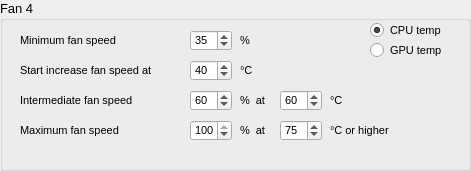
     <widget class="QGroupBox" name="groupBoxConfigFan4">
      <property name="geometry">
       <rect>
        <x>510</x>
        <y>20</y>
        <width>471</width>
        <height>171</height>
       </rect>
      </property>
      <property name="font">
       <font>
        <pointsize>10</pointsize>
        <weight>50</weight>
        <bold>false</bold>
       </font>
      </property>
      <property name="title">
       <string>Fan 4</string>
      </property>
      <property name="flat">
       <bool>false</bool>
      </property>
      <property name="checkable">
       <bool>false</bool>
      </property>
      <widget class="QLabel" name="label_47">
       <property name="geometry">
        <rect>
         <x>20</x>
         <y>30</y>
         <width>151</width>
         <height>21</height>
        </rect>
       </property>
       <property name="font">
        <font>
         <pointsize>8</pointsize>
        </font>
       </property>
       <property name="text">
        <string>Minimum fan speed</string>
       </property>
      </widget>
      <widget class="QSpinBox" name="spinBoxMinSpeedFan4">
       <property name="geometry">
        <rect>
         <x>190</x>
         <y>30</y>
         <width>42</width>
         <height>21</height>
        </rect>
       </property>
       <property name="font">
        <font>
         <pointsize>8</pointsize>
        </font>
       </property>
       <property name="maximum">
        <number>100</number>
       </property>
       <property name="singleStep">
        <number>1</number>
       </property>
       <property name="value">
        <number>35</number>
       </property>
      </widget>
      <widget class="QLabel" name="label_48">
       <property name="geometry">
        <rect>
         <x>20</x>
         <y>60</y>
         <width>241</width>
         <height>21</height>
        </rect>
       </property>
       <property name="font">
        <font>
         <pointsize>8</pointsize>
        </font>
       </property>
       <property name="text">
        <string>Start increase fan speed at </string>
       </property>
      </widget>
      <widget class="QSpinBox" name="spinBoxStartIncreaseSpeedFan4">
       <property name="geometry">
        <rect>
         <x>190</x>
         <y>60</y>
         <width>42</width>
         <height>21</height>
        </rect>
       </property>
       <property name="font">
        <font>
         <pointsize>8</pointsize>
        </font>
       </property>
       <property name="maximum">
        <number>100</number>
       </property>
       <property name="singleStep">
        <number>1</number>
       </property>
       <property name="value">
        <number>40</number>
       </property>
      </widget>
      <widget class="QLabel" name="label_49">
       <property name="geometry">
        <rect>
         <x>240</x>
         <y>90</y>
         <width>101</width>
         <height>21</height>
        </rect>
       </property>
       <property name="font">
        <font>
         <pointsize>8</pointsize>
        </font>
       </property>
       <property name="text">
        <string>%  at</string>
       </property>
      </widget>
      <widget class="QSpinBox" name="spinBoxIntermediateTempFan4">
       <property name="geometry">
        <rect>
         <x>280</x>
         <y>90</y>
         <width>42</width>
         <height>21</height>
        </rect>
       </property>
       <property name="font">
        <font>
         <pointsize>8</pointsize>
        </font>
       </property>
       <property name="maximum">
        <number>100</number>
       </property>
       <property name="singleStep">
        <number>1</number>
       </property>
       <property name="value">
        <number>60</number>
       </property>
      </widget>
      <widget class="QSpinBox" name="spinBoxIntermediateSpeedFan4">
       <property name="geometry">
        <rect>
         <x>190</x>
         <y>90</y>
         <width>42</width>
         <height>21</height>
        </rect>
       </property>
       <property name="font">
        <font>
         <pointsize>8</pointsize>
        </font>
       </property>
       <property name="maximum">
        <number>100</number>
       </property>
       <property name="singleStep">
        <number>1</number>
       </property>
       <property name="value">
        <number>60</number>
       </property>
      </widget>
      <widget class="QLabel" name="label_50">
       <property name="geometry">
        <rect>
         <x>20</x>
         <y>90</y>
         <width>151</width>
         <height>21</height>
        </rect>
       </property>
       <property name="font">
        <font>
         <pointsize>8</pointsize>
        </font>
       </property>
       <property name="text">
        <string>Intermediate fan speed </string>
       </property>
      </widget>
      <widget class="QLabel" name="label_51">
       <property name="geometry">
        <rect>
         <x>330</x>
         <y>90</y>
         <width>111</width>
         <height>21</height>
        </rect>
       </property>
       <property name="font">
        <font>
         <pointsize>8</pointsize>
        </font>
       </property>
       <property name="text">
        <string>°C</string>
       </property>
      </widget>
      <widget class="QLabel" name="label_52">
       <property name="geometry">
        <rect>
         <x>240</x>
         <y>60</y>
         <width>111</width>
         <height>21</height>
        </rect>
       </property>
       <property name="font">
        <font>
         <pointsize>8</pointsize>
        </font>
       </property>
       <property name="text">
        <string>°C</string>
       </property>
      </widget>
      <widget class="QLabel" name="label_53">
       <property name="geometry">
        <rect>
         <x>240</x>
         <y>30</y>
         <width>111</width>
         <height>21</height>
        </rect>
       </property>
       <property name="font">
        <font>
         <pointsize>8</pointsize>
        </font>
       </property>
       <property name="text">
        <string>%</string>
       </property>
      </widget>
      <widget class="QLabel" name="label_54">
       <property name="geometry">
        <rect>
         <x>20</x>
         <y>120</y>
         <width>151</width>
         <height>21</height>
        </rect>
       </property>
       <property name="font">
        <font>
         <pointsize>8</pointsize>
        </font>
       </property>
       <property name="text">
        <string>Maximum fan speed </string>
       </property>
      </widget>
      <widget class="QSpinBox" name="spinBoxMaxSpeedFan4">
       <property name="geometry">
        <rect>
         <x>190</x>
         <y>120</y>
         <width>42</width>
         <height>21</height>
        </rect>
       </property>
       <property name="font">
        <font>
         <pointsize>8</pointsize>
        </font>
       </property>
       <property name="maximum">
        <number>100</number>
       </property>
       <property name="singleStep">
        <number>1</number>
       </property>
       <property name="value">
        <number>100</number>
       </property>
      </widget>
      <widget class="QLabel" name="label_55">
       <property name="geometry">
        <rect>
         <x>240</x>
         <y>120</y>
         <width>101</width>
         <height>21</height>
        </rect>
       </property>
       <property name="font">
        <font>
         <pointsize>8</pointsize>
        </font>
       </property>
       <property name="text">
        <string>%  at</string>
       </property>
      </widget>
      <widget class="QLabel" name="label_56">
       <property name="geometry">
        <rect>
         <x>330</x>
         <y>120</y>
         <width>111</width>
         <height>21</height>
        </rect>
       </property>
       <property name="font">
        <font>
         <pointsize>8</pointsize>
        </font>
       </property>
       <property name="text">
        <string>°C or higher</string>
       </property>
      </widget>
      <widget class="QSpinBox" name="spinBoxMaxTempFan4">
       <property name="geometry">
        <rect>
         <x>280</x>
         <y>120</y>
         <width>42</width>
         <height>21</height>
        </rect>
       </property>
       <property name="font">
        <font>
         <pointsize>8</pointsize>
        </font>
       </property>
       <property name="maximum">
        <number>100</number>
       </property>
       <property name="singleStep">
        <number>1</number>
       </property>
       <property name="value">
        <number>75</number>
       </property>
      </widget>
      <widget class="QRadioButton" name="radioButtonCPUFan4">
       <property name="geometry">
        <rect>
         <x>370</x>
         <y>20</y>
         <width>95</width>
         <height>20</height>
        </rect>
       </property>
       <property name="font">
        <font>
         <pointsize>8</pointsize>
        </font>
       </property>
       <property name="text">
        <string>CPU temp</string>
       </property>
       <property name="checked">
        <bool>true</bool>
       </property>
      </widget>
      <widget class="QRadioButton" name="radioButtonGPUFan4">
       <property name="geometry">
        <rect>
         <x>370</x>
         <y>40</y>
         <width>95</width>
         <height>20</height>
        </rect>
       </property>
       <property name="font">
        <font>
         <pointsize>8</pointsize>
        </font>
       </property>
       <property name="text">
        <string>GPU temp</string>
       </property>
      </widget>
     </widget>
